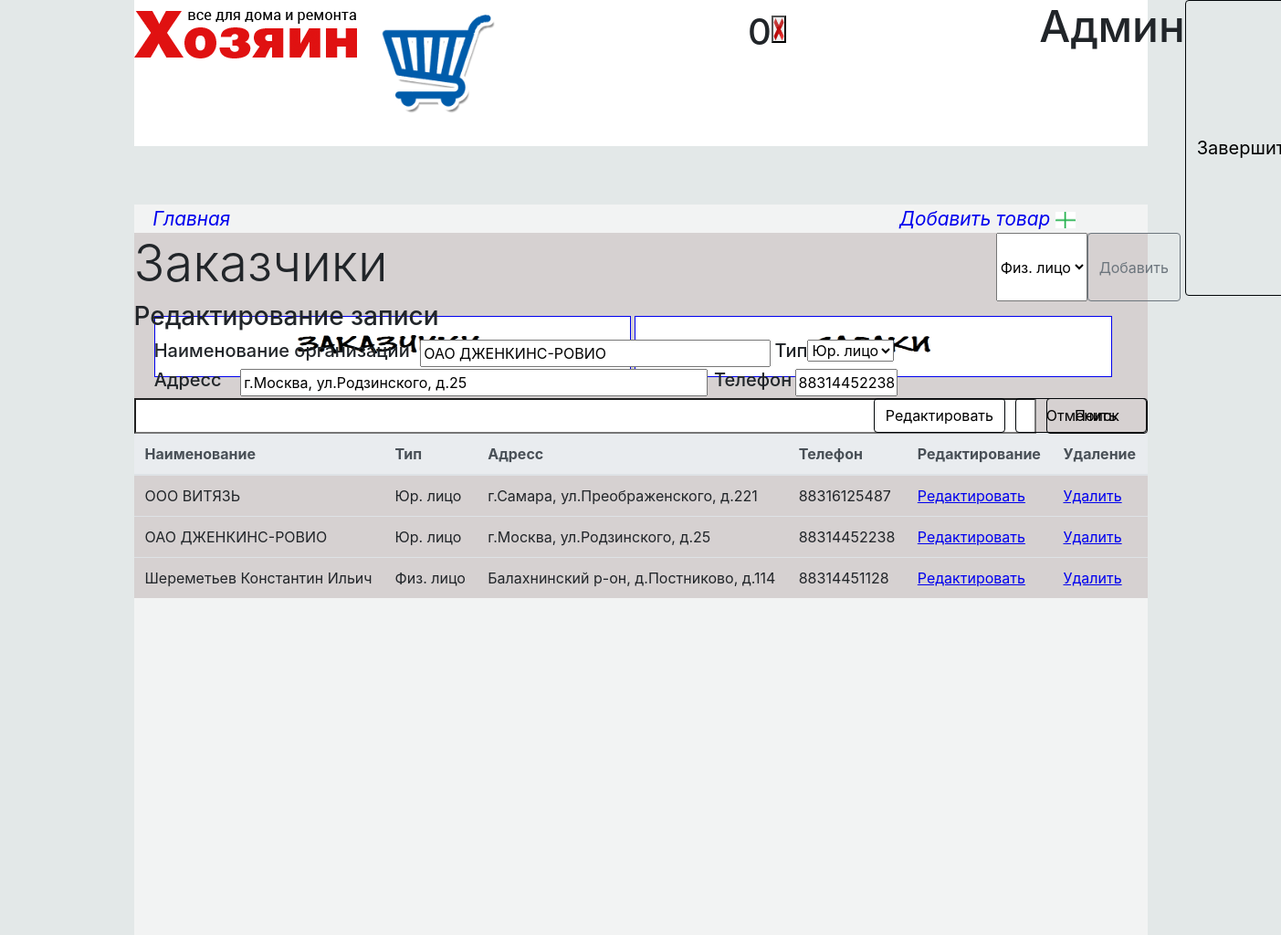
The page /customers.php?red_id=2 (signed in) on the database its author committed.
### tables this page shows
CREATE TABLE `customer` (
  `customer_id` int(11) NOT NULL,
  `customer_type` enum('0','1') NOT NULL COMMENT 'Тип(Физ/Юр)',
  `customer_name` varchar(150) NOT NULL COMMENT 'Наименование(Если Физ-Фио, Юр-организация)',
  `customer_adress` varchar(100) NOT NULL COMMENT 'Адресс',
  `customer_phone` varchar(11) NOT NULL COMMENT 'Телефон',
  `customer_status` enum('0','1') NOT NULL
);

### customersAssets/customersContent.php (the view, shortened to what this page needs)
<?php
	$host = "localhost";
  	$login = "root";
  	$db = "tool_db";
  	$conn = mysqli_connect($host, $login, $password, $db);
$check = "SELECT * FROM customer;";
              if (mysqli_query($conn, $check)) {
                $show = "SELECT customer_id,customer_name, customer_type,customer_adress, customer_phone FROM customer Where customer_status != '0' ORDER BY customer_id DESC";
                $result =mysqli_query($conn, $show);
                if ($result)
                {
                  echo <<<HEREDOC
                                <table class="table">
                                <thead class="thead-light">
                                    <tr>
                                        <th>Наименование</td>
                                        <th>Тип</td>
                                        <th>Адресс</td>
                                        <th>Телефон</td>
										<th>Редактирование</td>
										<th>Удаление</td>
                                    </tr>
                                    </thead>
HEREDOC;
                 while($row = mysqli_fetch_array($result)){
					 if($row['customer_type'] == 0)$type="Физ. лицо";else $type = "Юр. лицо";
					 $custNameArray = explode(' ',$row['customer_name']);
					 for($i=0;$i<count($custNameArray);$i++){
					 if($i==0){
						 $ModifyName = $custNameArray[$i];
					 }
					 else{
						 $ModifyName = $ModifyName . '_' . $custNameArray[$i];
					 }
					 }
                    echo <<<HEREDOC
                    <tr>
                    <td>{$row['customer_name']}</td>
                    <td>{$type}</td>
                    <td>{$row['customer_adress']}</td>
                    <td>{$row['customer_phone']}</td>
					<td><a name=\"red_id\" href=\customers.php?red_id={$row["customer_id"]}>Редактировать</a></td>
					<td><a name=\"del_id\" href=\customers.php?del_id={$row["customer_id"]}&del_name={$ModifyName}>Удалить</a></td>
                    </tr>
HEREDOC;
				$ModifyName = '';
                  }
                }
              }
              else {
                  echo "<script>alert('Ошибка Базы данных! Проверте наличие таблицы customer')</script>";
              }
					 if (isset($_GET['red_id'])) {
					  $id_red = $_GET['red_id'];
						$query = "SELECT customer_name, customer_type,customer_adress, customer_phone FROM customer Where customer_id={$id_red}";
						$result = mysqli_query($conn, $query);
						if($result){
							echo <<<HEREDOC
							<h3>Редактирование записи</h3>
HEREDOC;
							while($row = mysqli_fetch_array($result)){
								if($row['customer_type'] == 0){
									if($row['customer_type'] == 0)$type="Физ. лицо";else $type = "Юр. лицо";
									$ElsType="Физ. лицо";
									$CustomerNameArray = explode(' ',$row['customer_name']);
				echo <<<HEREDOC
						<form method="post">
						<div class = "redactor">
						<h5>Фамилия</h5>
						<input type="text" name="family_red" value="{$CustomerNameArray[0]}" style="margin-left: 2%;">
						<h5 style="margin-left:2%">Тип</h5>
						<select  name="type_red">
						<option>{$ElsType}</option>
						</select>
						</div>
						<br>
						<div class = "redactor">
						<h5>Имя</h5>
						<input type="text" name="name_red" value="{$CustomerNameArray[1]}" style="margin-left: 29%;">
						<h5 style="margin-left:9%">Адресс</h5>
						<input type="text" name="adress_red" maxlength="100" value="{$row['customer_adress']}" style="margin-left: 2%;width:19em;">
						</div>
						<br>
						<div class = "redactor">
						<h5>Отчество</h5>
						<input type="text" name="patronymic_red" value="{$CustomerNameArray[2]}" style="margin-left: 2%;">
						<h5 style="margin-left:2%">Телефон</h5>
						<input type="text" name="phone_red" maxlength="11" value="{$row['customer_phone']}" style="margin-left: 2%;">
						</div>
						<input type="submit"  name="redBTNFiz" value="Редактировать" style="width: 13%;margin-left: 25%; color: black;
						border-color:#010508;" class="btn btn-outline-secondary">
						<input type="submit"  name="redCanselBTN" value="Отменить" style="width: 13%;margin-left: 1%; color: black;
						border-color:#010508;" class="btn btn-outline-secondary">
						</form>
HEREDOC;
								}
						else{
						$ElsType="Юр. лицо";
				echo <<<HEREDOC
						<form method="post">
						<div class = "redactor">
						<h5>Наименование организации</h5>
						<input type="text" name="organization_red" maxlength="150" value="{$row['customer_name']}" style="margin-left: 3%;width:24em;">
						<h5 style="margin-left:2%">Тип</h5>
						<select name="type_red">
						<option>{$ElsType}</option>
						</select>
						</div>
						<br>
						<div class = "redactor">
						<h5>Адресс</h5>
						<input type="text" name="adress_red" maxlength="100" value="{$row['customer_adress']}" style="margin-left: 4%;width: 32em;">
						<h5 style="margin-left:3.5%">Телефон</h5>
						<input type="text" name="phone_red" maxlength="11" value="{$row['customer_phone']}" style="margin-left: 3%;width: 7em;">
						</div>
						<br>
						<input type="submit"  name="redBTNUr" value="Редактировать" style="width: 13%;margin-left: 73%; color: black;
						border-color:#010508;" class="btn btn-outline-secondary">
						<input type="submit"  name="redCanselBTN" value="Отменить" style="width: 13%;margin-left: 1%; color: black;
						border-color:#010508;" class="btn btn-outline-secondary">
						</form>
HEREDOC;
						}
							}
						}
				  }
?>

### css/style.css (style rules this page uses)
.redactor { display: -webkit-inline-box; margin-left:2%; }

### rows shown on the page
customer: customer_name "ООО ВИТЯЗЬ", customer_type "Юр. лицо", customer_adress "г.Самара, ул.Преображенского, д.221", customer_phone "88316125487"
customer: customer_name "ОАО ДЖЕНКИНС-РОВИО", customer_type "Юр. лицо", customer_adress "г.Москва, ул.Родзинского, д.25", customer_phone "88314452238", organization_red "ОАО ДЖЕНКИНС-РОВИО", type_red "Юр. лицо", adress_red "г.Москва, ул.Родзинского, д.25", phone_red "88314452238"
customer: customer_name "Шереметьев Константин Ильич", customer_type "Физ. лицо", customer_adress "Балахнинский р-он, д.Постниково, д.114", customer_phone "88314451128"

### other values the page prints
$_SESSION['BasketCount'] "0"
$Privilege "Админ"
